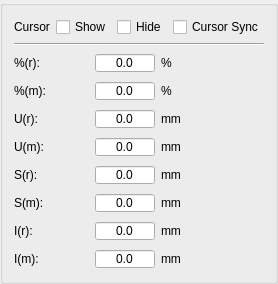
            <widget class="QGroupBox" name="groupBox_7">
             <property name="title">
              <string/>
             </property>
             <layout class="QGridLayout" name="gridLayout_33">
              <item row="0" column="0">
               <widget class="QLabel" name="LabelCursor">
                <property name="text">
                 <string>Cursor</string>
                </property>
               </widget>
              </item>
              <item row="2" column="0" colspan="4">
               <widget class="Line" name="line_7">
                <property name="orientation">
                 <enum>Qt::Horizontal</enum>
                </property>
               </widget>
              </item>
              <item row="0" column="1">
               <widget class="QCheckBox" name="CheckCursorShow">
                <property name="text">
                 <string>Show</string>
                </property>
               </widget>
              </item>
              <item row="0" column="3">
               <widget class="QCheckBox" name="CheckCursorSync">
                <property name="text">
                 <string>Cursor Sync</string>
                </property>
               </widget>
              </item>
              <item row="3" column="0" colspan="4">
               <layout class="QGridLayout" name="gridLayout_16">
                <item row="0" column="1">
                 <widget class="QDoubleSpinBox" name="ValueARef">
                  <property name="sizePolicy">
                   <sizepolicy hsizetype="Fixed" vsizetype="Fixed">
                    <horstretch>0</horstretch>
                    <verstretch>0</verstretch>
                   </sizepolicy>
                  </property>
                  <property name="minimumSize">
                   <size>
                    <width>60</width>
                    <height>20</height>
                   </size>
                  </property>
                  <property name="maximumSize">
                   <size>
                    <width>60</width>
                    <height>20</height>
                   </size>
                  </property>
                  <property name="alignment">
                   <set>Qt::AlignCenter</set>
                  </property>
                  <property name="buttonSymbols">
                   <enum>QAbstractSpinBox::NoButtons</enum>
                  </property>
                  <property name="decimals">
                   <number>1</number>
                  </property>
                  <property name="minimum">
                   <double>-10000.000000000000000</double>
                  </property>
                  <property name="maximum">
                   <double>10000.000000000000000</double>
                  </property>
                 </widget>
                </item>
                <item row="0" column="2">
                 <widget class="QLabel" name="LabelCursorUnit1">
                  <property name="text">
                   <string>%</string>
                  </property>
                 </widget>
                </item>
                <item row="1" column="0">
                 <widget class="QLabel" name="label_199">
                  <property name="sizePolicy">
                   <sizepolicy hsizetype="Fixed" vsizetype="Fixed">
                    <horstretch>0</horstretch>
                    <verstretch>0</verstretch>
                   </sizepolicy>
                  </property>
                  <property name="minimumSize">
                   <size>
                    <width>75</width>
                    <height>22</height>
                   </size>
                  </property>
                  <property name="text">
                   <string>%(m):</string>
                  </property>
                 </widget>
                </item>
                <item row="1" column="1">
                 <widget class="QDoubleSpinBox" name="ValueAMes">
                  <property name="sizePolicy">
                   <sizepolicy hsizetype="Fixed" vsizetype="Fixed">
                    <horstretch>0</horstretch>
                    <verstretch>0</verstretch>
                   </sizepolicy>
                  </property>
                  <property name="minimumSize">
                   <size>
                    <width>60</width>
                    <height>20</height>
                   </size>
                  </property>
                  <property name="maximumSize">
                   <size>
                    <width>60</width>
                    <height>20</height>
                   </size>
                  </property>
                  <property name="alignment">
                   <set>Qt::AlignCenter</set>
                  </property>
                  <property name="buttonSymbols">
                   <enum>QAbstractSpinBox::NoButtons</enum>
                  </property>
                  <property name="decimals">
                   <number>1</number>
                  </property>
                  <property name="minimum">
                   <double>-10000.000000000000000</double>
                  </property>
                  <property name="maximum">
                   <double>10000.000000000000000</double>
                  </property>
                 </widget>
                </item>
                <item row="1" column="2">
                 <widget class="QLabel" name="LabelCursorUnit2">
                  <property name="text">
                   <string>%</string>
                  </property>
                 </widget>
                </item>
                <item row="2" column="0">
                 <widget class="QLabel" name="label_201">
                  <property name="sizePolicy">
                   <sizepolicy hsizetype="Fixed" vsizetype="Fixed">
                    <horstretch>0</horstretch>
                    <verstretch>0</verstretch>
                   </sizepolicy>
                  </property>
                  <property name="minimumSize">
                   <size>
                    <width>75</width>
                    <height>22</height>
                   </size>
                  </property>
                  <property name="text">
                   <string>U(r):</string>
                  </property>
                 </widget>
                </item>
                <item row="2" column="1">
                 <widget class="QDoubleSpinBox" name="ValueURef">
                  <property name="sizePolicy">
                   <sizepolicy hsizetype="Fixed" vsizetype="Fixed">
                    <horstretch>0</horstretch>
                    <verstretch>0</verstretch>
                   </sizepolicy>
                  </property>
                  <property name="minimumSize">
                   <size>
                    <width>60</width>
                    <height>20</height>
                   </size>
                  </property>
                  <property name="maximumSize">
                   <size>
                    <width>60</width>
                    <height>20</height>
                   </size>
                  </property>
                  <property name="alignment">
                   <set>Qt::AlignCenter</set>
                  </property>
                  <property name="buttonSymbols">
                   <enum>QAbstractSpinBox::NoButtons</enum>
                  </property>
                  <property name="decimals">
                   <number>1</number>
                  </property>
                  <property name="minimum">
                   <double>-10000.000000000000000</double>
                  </property>
                  <property name="maximum">
                   <double>10000.000000000000000</double>
                  </property>
                  <property name="singleStep">
                   <double>0.100000000000000</double>
                  </property>
                 </widget>
                </item>
                <item row="2" column="2">
                 <widget class="QLabel" name="LabelCursorUnit3">
                  <property name="text">
                   <string>mm</string>
                  </property>
                 </widget>
                </item>
                <item row="3" column="0">
                 <widget class="QLabel" name="label_203">
                  <property name="sizePolicy">
                   <sizepolicy hsizetype="Fixed" vsizetype="Fixed">
                    <horstretch>0</horstretch>
                    <verstretch>0</verstretch>
                   </sizepolicy>
                  </property>
                  <property name="minimumSize">
                   <size>
                    <width>75</width>
                    <height>22</height>
                   </size>
                  </property>
                  <property name="text">
                   <string>U(m):</string>
                  </property>
                 </widget>
                </item>
                <item row="3" column="1">
                 <widget class="QDoubleSpinBox" name="ValueUMes">
                  <property name="sizePolicy">
                   <sizepolicy hsizetype="Fixed" vsizetype="Fixed">
                    <horstretch>0</horstretch>
                    <verstretch>0</verstretch>
                   </sizepolicy>
                  </property>
                  <property name="minimumSize">
                   <size>
                    <width>60</width>
                    <height>20</height>
                   </size>
                  </property>
                  <property name="maximumSize">
                   <size>
                    <width>60</width>
                    <height>20</height>
                   </size>
                  </property>
                  <property name="alignment">
                   <set>Qt::AlignCenter</set>
                  </property>
                  <property name="buttonSymbols">
                   <enum>QAbstractSpinBox::NoButtons</enum>
                  </property>
                  <property name="decimals">
                   <number>1</number>
                  </property>
                  <property name="minimum">
                   <double>-10000.000000000000000</double>
                  </property>
                  <property name="maximum">
                   <double>10000.000000000000000</double>
                  </property>
                  <property name="singleStep">
                   <double>0.100000000000000</double>
                  </property>
                 </widget>
                </item>
                <item row="3" column="2">
                 <widget class="QLabel" name="LabelCursorUnit4">
                  <property name="text">
                   <string>mm</string>
                  </property>
                 </widget>
                </item>
                <item row="4" column="0">
                 <widget class="QLabel" name="label_205">
                  <property name="sizePolicy">
                   <sizepolicy hsizetype="Fixed" vsizetype="Fixed">
                    <horstretch>0</horstretch>
                    <verstretch>0</verstretch>
                   </sizepolicy>
                  </property>
                  <property name="minimumSize">
                   <size>
                    <width>75</width>
                    <height>22</height>
                   </size>
                  </property>
                  <property name="text">
                   <string>S(r):</string>
                  </property>
                 </widget>
                </item>
                <item row="4" column="1">
                 <widget class="QDoubleSpinBox" name="ValueSRef">
                  <property name="sizePolicy">
                   <sizepolicy hsizetype="Fixed" vsizetype="Fixed">
                    <horstretch>0</horstretch>
                    <verstretch>0</verstretch>
                   </sizepolicy>
                  </property>
                  <property name="minimumSize">
                   <size>
                    <width>60</width>
                    <height>20</height>
                   </size>
                  </property>
                  <property name="maximumSize">
                   <size>
                    <width>60</width>
                    <height>20</height>
                   </size>
                  </property>
                  <property name="alignment">
                   <set>Qt::AlignCenter</set>
                  </property>
                  <property name="buttonSymbols">
                   <enum>QAbstractSpinBox::NoButtons</enum>
                  </property>
                  <property name="decimals">
                   <number>1</number>
                  </property>
                  <property name="minimum">
                   <double>-10000.000000000000000</double>
                  </property>
                  <property name="maximum">
                   <double>10000.000000000000000</double>
                  </property>
                 </widget>
                </item>
                <item row="4" column="2">
                 <widget class="QLabel" name="LabelCursorUnit5">
                  <property name="text">
                   <string>mm</string>
                  </property>
                 </widget>
                </item>
                <item row="5" column="0">
                 <widget class="QLabel" name="label_207">
                  <property name="sizePolicy">
                   <sizepolicy hsizetype="Fixed" vsizetype="Fixed">
                    <horstretch>0</horstretch>
                    <verstretch>0</verstretch>
                   </sizepolicy>
                  </property>
                  <property name="minimumSize">
                   <size>
                    <width>75</width>
                    <height>22</height>
                   </size>
                  </property>
                  <property name="text">
                   <string>S(m):</string>
                  </property>
                 </widget>
                </item>
                <item row="5" column="1">
                 <widget class="QDoubleSpinBox" name="ValueSMes">
                  <property name="sizePolicy">
                   <sizepolicy hsizetype="Fixed" vsizetype="Fixed">
                    <horstretch>0</horstretch>
                    <verstretch>0</verstretch>
                   </sizepolicy>
                  </property>
                  <property name="minimumSize">
                   <size>
                    <width>60</width>
                    <height>20</height>
                   </size>
                  </property>
                  <property name="maximumSize">
                   <size>
                    <width>60</width>
                    <height>20</height>
                   </size>
                  </property>
                  <property name="alignment">
                   <set>Qt::AlignCenter</set>
                  </property>
                  <property name="buttonSymbols">
                   <enum>QAbstractSpinBox::NoButtons</enum>
                  </property>
                  <property name="decimals">
                   <number>1</number>
                  </property>
                  <property name="minimum">
                   <double>-10000.000000000000000</double>
                  </property>
                  <property name="maximum">
                   <double>10000.000000000000000</double>
                  </property>
                 </widget>
                </item>
                <item row="5" column="2">
                 <widget class="QLabel" name="LabelCursorUnit6">
                  <property name="text">
                   <string>mm</string>
                  </property>
                 </widget>
                </item>
                <item row="6" column="0">
                 <widget class="QLabel" name="label_209">
                  <property name="sizePolicy">
                   <sizepolicy hsizetype="Fixed" vsizetype="Fixed">
                    <horstretch>0</horstretch>
                    <verstretch>0</verstretch>
                   </sizepolicy>
                  </property>
                  <property name="minimumSize">
                   <size>
                    <width>75</width>
                    <height>22</height>
                   </size>
                  </property>
                  <property name="text">
                   <string>I(r):</string>
                  </property>
                 </widget>
                </item>
                <item row="6" column="1">
                 <widget class="QDoubleSpinBox" name="ValueIRef">
                  <property name="sizePolicy">
                   <sizepolicy hsizetype="Fixed" vsizetype="Fixed">
                    <horstretch>0</horstretch>
                    <verstretch>0</verstretch>
                   </sizepolicy>
                  </property>
                  <property name="minimumSize">
                   <size>
                    <width>60</width>
                    <height>20</height>
                   </size>
                  </property>
                  <property name="maximumSize">
                   <size>
                    <width>60</width>
                    <height>20</height>
                   </size>
                  </property>
                  <property name="alignment">
                   <set>Qt::AlignCenter</set>
                  </property>
                  <property name="buttonSymbols">
                   <enum>QAbstractSpinBox::NoButtons</enum>
                  </property>
                  <property name="decimals">
                   <number>1</number>
                  </property>
                  <property name="minimum">
                   <double>-10000.000000000000000</double>
                  </property>
                  <property name="maximum">
                   <double>10000.000000000000000</double>
                  </property>
                 </widget>
                </item>
                <item row="6" column="2">
                 <widget class="QLabel" name="LabelCursorUnit7">
                  <property name="text">
                   <string>mm</string>
                  </property>
                 </widget>
                </item>
                <item row="7" column="0">
                 <widget class="QLabel" name="label_211">
                  <property name="sizePolicy">
                   <sizepolicy hsizetype="Fixed" vsizetype="Fixed">
                    <horstretch>0</horstretch>
                    <verstretch>0</verstretch>
                   </sizepolicy>
                  </property>
                  <property name="minimumSize">
                   <size>
                    <width>75</width>
                    <height>22</height>
                   </size>
                  </property>
                  <property name="text">
                   <string>I(m):</string>
                  </property>
                 </widget>
                </item>
                <item row="7" column="1">
                 <widget class="QDoubleSpinBox" name="ValueIMes">
                  <property name="sizePolicy">
                   <sizepolicy hsizetype="Fixed" vsizetype="Fixed">
                    <horstretch>0</horstretch>
                    <verstretch>0</verstretch>
                   </sizepolicy>
                  </property>
                  <property name="minimumSize">
                   <size>
                    <width>60</width>
                    <height>20</height>
                   </size>
                  </property>
                  <property name="maximumSize">
                   <size>
                    <width>60</width>
                    <height>20</height>
                   </size>
                  </property>
                  <property name="alignment">
                   <set>Qt::AlignCenter</set>
                  </property>
                  <property name="buttonSymbols">
                   <enum>QAbstractSpinBox::NoButtons</enum>
                  </property>
                  <property name="decimals">
                   <number>1</number>
                  </property>
                  <property name="minimum">
                   <double>-10000.000000000000000</double>
                  </property>
                  <property name="maximum">
                   <double>10000.000000000000000</double>
                  </property>
                 </widget>
                </item>
                <item row="7" column="2">
                 <widget class="QLabel" name="LabelCursorUnit8">
                  <property name="text">
                   <string>mm</string>
                  </property>
                 </widget>
                </item>
                <item row="0" column="0">
                 <widget class="QLabel" name="label_197">
                  <property name="sizePolicy">
                   <sizepolicy hsizetype="Fixed" vsizetype="Fixed">
                    <horstretch>0</horstretch>
                    <verstretch>0</verstretch>
                   </sizepolicy>
                  </property>
                  <property name="minimumSize">
                   <size>
                    <width>75</width>
                    <height>22</height>
                   </size>
                  </property>
                  <property name="text">
                   <string>%(r):</string>
                  </property>
                 </widget>
                </item>
               </layout>
              </item>
              <item row="0" column="2">
               <widget class="QCheckBox" name="CheckCursorHide">
                <property name="text">
                 <string>Hide</string>
                </property>
               </widget>
              </item>
             </layout>
            </widget>
